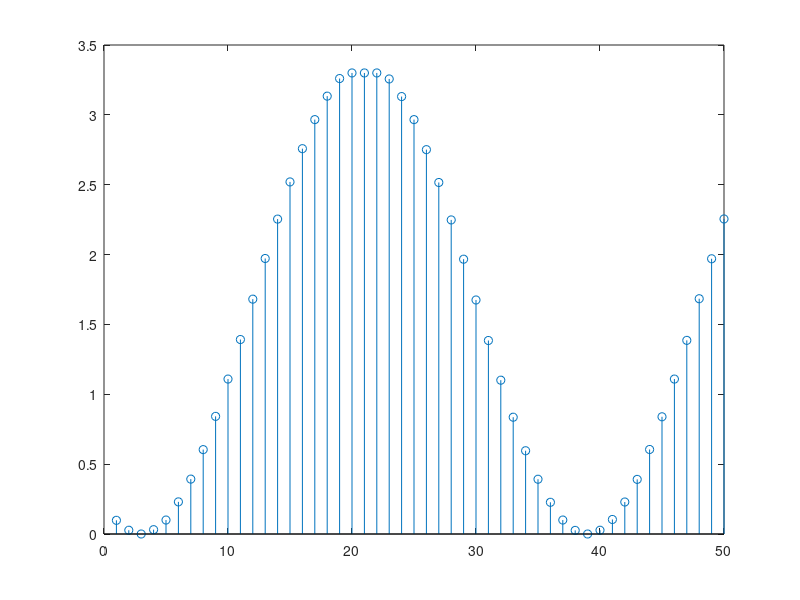
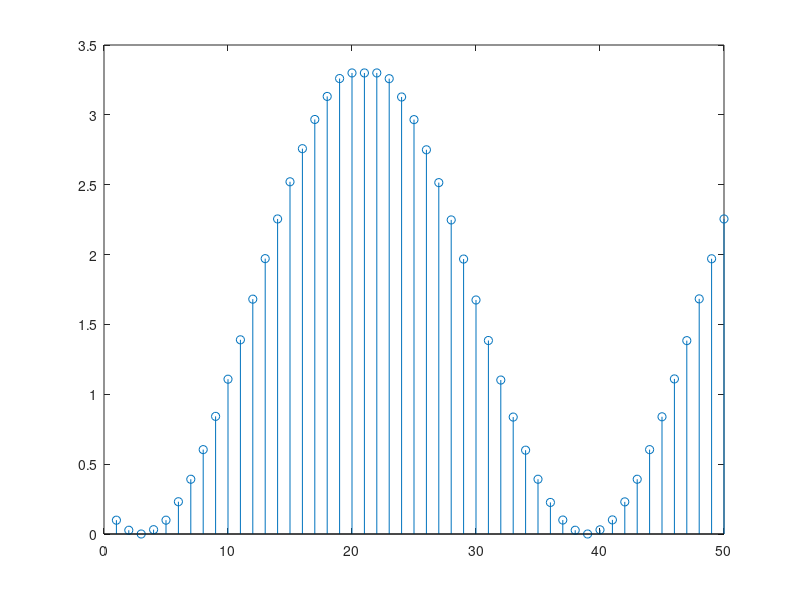

MATLAB code for these plots, in order:
load test_500hz.txt;
data = test_500hz;
t = data(1:50,1);
CH3 = data(1:50,2);
CH4 = data(1:50,3);
stem(t,CH3);
figure;
stem(t,CH4);